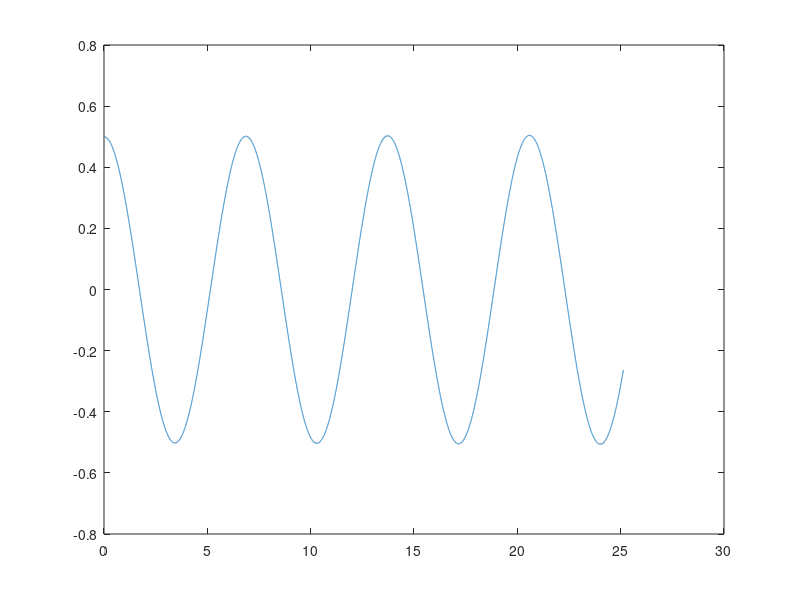
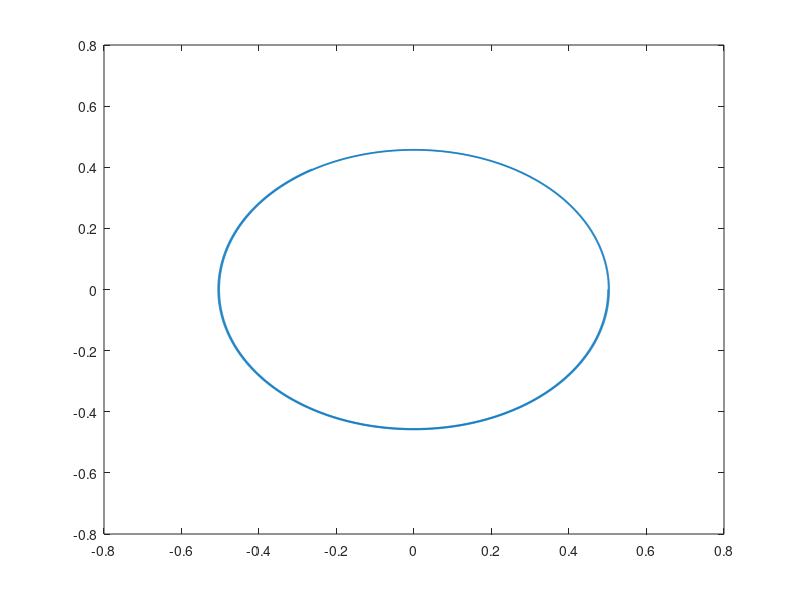

MATLAB code to generate these figures, in order:
diff_u1=@(u2)u2;
diff_u2=@(u1,u2)-u1+(0.2*(1-u1^2)*u2);
for h=0.001
    n=ceil(8*pi/h);
    arr_u1=zeros(n,1);
    arr_u2=zeros(n,1);
    arr_x=zeros(n,1);
    %initial condition
    arr_u1(1)=0.5;
    arr_u2(1)=0;
    arr_x(1)=0;
    for i=2:n
        temp_0=diff_u1(arr_u2(i-1));
        temp_1=diff_u1(arr_u2(i-1)+(h/2*temp_0));
        temp_2=diff_u1(arr_u2(i-1)+(h/2*temp_1));
        temp_3=diff_u1(arr_u2(i-1)+(h*temp_2));
        arr_u1(i)=arr_u1(i-1)+((h/6)*(temp_0+2*temp_1+2*temp_2+temp_3));
        temp_0=diff_u2(arr_u1(i-1),arr_u1(i-1));
        temp_1=diff_u2(arr_u1(i-1)+h/2,arr_u1(i-1)+(h/2*temp_0));
        temp_2=diff_u2(arr_u1(i-1)+h/2,arr_u1(i-1)+(h/2*temp_1));
        temp_3=diff_u2(arr_u1(i-1)+h,arr_u1(i-1)+(h*temp_2));
        arr_u2(i)=arr_u2(i-1)+((h/6)*(temp_0+2*temp_1+2*temp_2+temp_3));
        arr_x(i)=arr_x(i-1)+h;         
    end
    plot(arr_x,arr_u1)
    figure(2)
    plot(arr_u1,arr_u2)
end